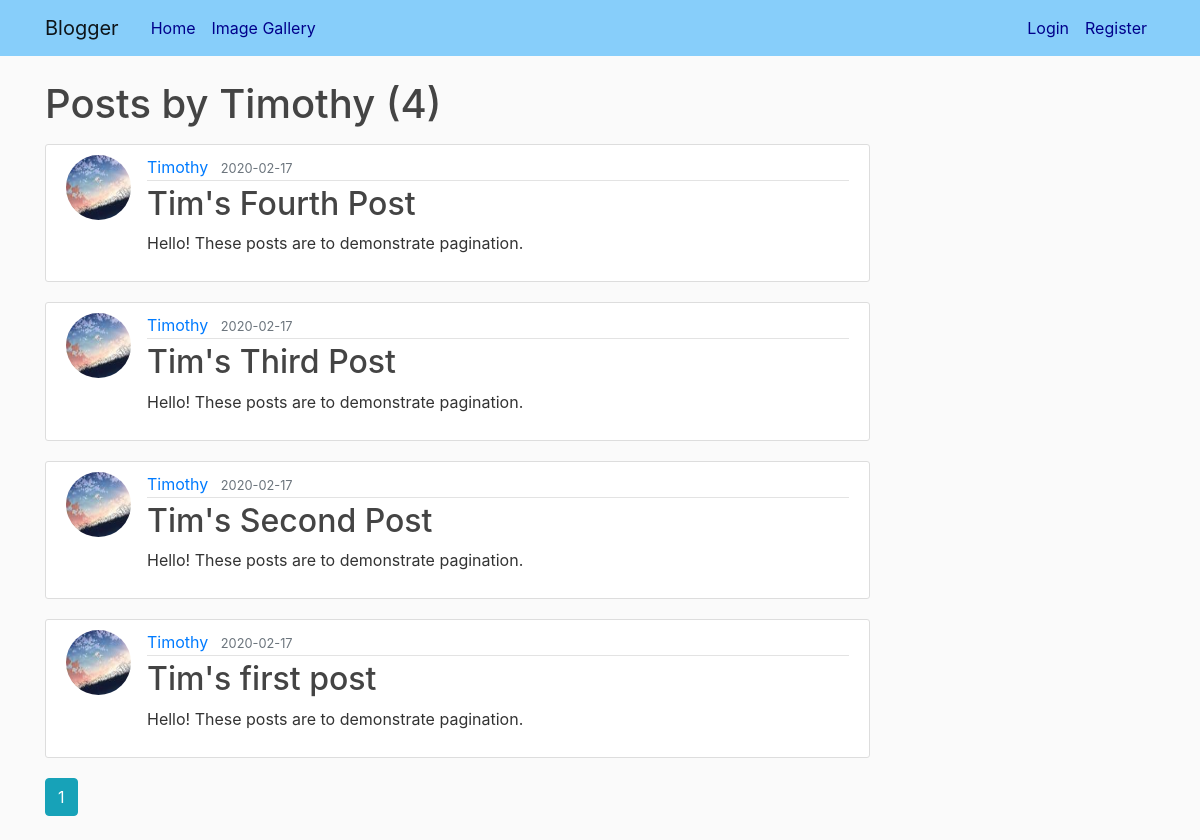
The app's page /user/Timothy with its own data.
### flaskblog/models.py (models this page shows, shortened)
class User(db.Model, UserMixin):
    id = db.Column(db.Integer, primary_key=True)
    username = db.Column(db.String(20), unique=True, nullable=False)
    email = db.Column(db.String(120), unique=True, nullable=False)
    image_file = db.Column(db.String(20), nullable=False, default='default.jpg')
    password = db.Column(db.String(60), nullable=False)
    posts = db.relationship('Post', backref='author', lazy=True) #backref can be accessed from post
    images = db.relationship('Images', backref='author', lazy=True)

class Post(db.Model):
    id = db.Column(db.Integer, primary_key=True)
    title = db.Column(db.String(100), nullable=False)
    date_posted = db.Column(db.DateTime, nullable=False, default=datetime.utcnow)
    content = db.Column(db.Text, nullable=False)
    user_id = db.Column(db.Integer, db.ForeignKey('user.id'), nullable=False) #table name is automatically lower case model class name

### flaskblog/users/routes.py (the view)
@users.route("/user/<string:username>")
def user_posts(username):
    page = request.args.get('page', 1, type=int)
    user = User.query.filter_by(username=username).first_or_404()
    posts = Post.query.filter_by(author=user)\
            .order_by(Post.date_posted.desc())\
            .paginate(page=page, per_page=5)
    return render_template('user_posts.html', posts=posts, user=user)

### flaskblog/templates/user_posts.html
{% extends "layout.html" %}
{% block content %}
    <h1 class="mb-3"> Posts by {{ user.username }} ({{ posts.total }})</h1>
    {% for post in posts.items %}
        <article class="media content-section">
          <img class="rounded-circle article-img" src="{{ url_for('static', filename='profile_pics/' + post.author.image_file) }}">
          <div class="media-body">
            <div class="article-metadata">
              <a class="mr-2" href="{{ url_for('users.user_posts', username=post.author.username) }}">{{ post.author.username }}</a>
              <small class="text-muted">{{ post.date_posted.strftime('%Y-%m-%d') }}</small>
            </div>
            <h2><a class="article-title" href="{{ url_for('posts.post', post_id=post.id) }}">{{ post.title }}</a></h2>
            <p class="article-content">{{ post.content }}</p>
          </div>
        </article>
    {% endfor %}
    {% for page_num in posts.iter_pages(left_edge=1, right_edge=1, left_current=1, right_current=2) %}
        {% if page_num %}
            {% if posts.page == page_num %}
                <a class="btn btn-info mb-4" href="{{ url_for('users.user_posts', username=user.username, page=page_num) }}"> {{ page_num }}</a>
            {% else %}
                <a class="btn btn-outline-info mb-4" href="{{ url_for('users.user_posts', username=user.username, page=page_num) }}"> {{ page_num }}</a>
            {% endif %}
        {% else %}
            ...
        {% endif %}
    {% endfor %}
{% endblock content %}

### flaskblog/static/css/main.css (style rules this page uses)
body { background: #fafafa; color: #333333; margin-top: 5rem; }
h1, h2, h3, h4, h5, h6 { color: #444444; }
.content-section { background: #ffffff; padding: 10px 20px; border: 1px solid #dddddd; border-radius: 3px; margin-bottom: 20px; }
.article-title { color: #444444; }
.article-content { white-space: pre-line; }
.article-img { height: 65px; width: 65px; margin-right: 16px; }
.article-metadata { padding-bottom: 1px; margin-bottom: 4px; border-bottom: 1px solid #e3e3e3 }

### records on screen
User: username "Timothy"
Post: image_file (picture), author.username "Timothy", date_posted "2020-02-17", title "Tim's Fourth Post", content "Hello! These posts are to demonstrate pagination."
Post: image_file (picture), author.username "Timothy", date_posted "2020-02-17", title "Tim's Third Post", content "Hello! These posts are to demonstrate pagination."
Post: image_file (picture), author.username "Timothy", date_posted "2020-02-17", title "Tim's Second Post", content "Hello! These posts are to demonstrate pagination."
Post: image_file (picture), author.username "Timothy", date_posted "2020-02-17", title "Tim's first post", content "Hello! These posts are to demonstrate pagination."

### other values on screen
{{ posts.total }} "4"
{{ page_num }} "1"
